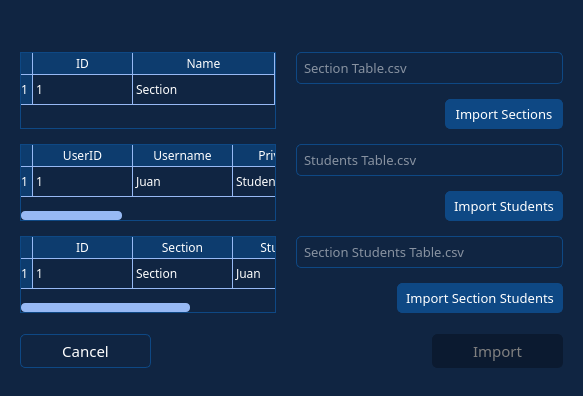
<?xml version="1.0" encoding="UTF-8"?>
<ui version="4.0">
 <class>Dialog</class>
 <widget class="QDialog" name="Dialog">
  <property name="geometry">
   <rect>
    <x>0</x>
    <y>0</y>
    <width>583</width>
    <height>396</height>
   </rect>
  </property>
  <property name="styleSheet">
   <string notr="true">QWidget{
	background: #102542;
	color: white; 
	font-family: Barlow
}

QLineEdit {
  	padding: 5px;
  	border: 1px solid #0e4884;
  	border-radius: 5px;
}

QPushButton {
  padding: 5px 8px;
  border: 1px solid #0e4884;
  background-color: #0e4884;
}

QPushButton::disabled {
  padding: 5px;
 color: gray;
  border: 1px solid #0B1A30;
  background-color: #0B1A30;
}

QLineEdit:focus,
QLineEdit:hover,
QPushButton:focus,
QPushButton:hover {
  border: 1px solid #256eff;
  outline: none;
}

QPushButton:pressed {
  background-color: #072f49;
}

QTableView{
	border: 1px solid #0e4884;
}

QHeaderView::section {
	background-color: #0d3c6e;
	border-top: 0px solid #97b9f4;
	border-bottom: 1px solid #97b9f4;
	border-right: 1px solid #97b9f4;
}

QTableView {
	gridline-color: #97b9f4;
}

QTableCornerButton::section{
	background-color: #0d3c6e;
    border-top: 0px solid #97b9f4;
    border-bottom: 1px solid #97b9f4;
    border-right: 1px solid #97b9f4;
}

QScrollBar:horizontal{
	height: 9px;
    border-radius: 5px;
}

QScrollBar:vertical{
	width: 9px;
    margin: 0;
    border-radius: 5px;
}

QScrollBar::handle:vertical{
	background-color: #97b9f4;    
    width: 18px;
    border-radius: 4px;
}

QScrollBar::handle:horizontal{
	background-color: #97b9f4;    
    min-width: 5px;
    border-radius: 4px;
}

QScrollBar::sub-line:horizontal,
QScrollBar::sub-line:vertical{
	height: 0;
    width: 0;
}

QScrollBar::add-line:horizontal,
QScrollBar::add-line:vertical{
	height: 0;
    width: 0;
}

QScrollBar::add-page:horizontal{
	background: #102542;
    border-top-right-radius: 4px;
    border-bottom-right-radius: 4px;
    margin-left: -3px;
}

QScrollBar::add-page:vertical{
	background: #102542;
    border-bottom-left-radius: 4px;
    border-bottom-right-radius: 4px;
    margin-top: -3px;
}

QScrollBar::sub-page:horizontal{
    background: #102542;
    border-bottom-left-radius: 4px;
	margin-right: -3px;
}

QScrollBar::sub-page:vertical{
    background: #102542;
	border-top-left-radius: 0;
	border-top-right-radius: 4px;
	margin-bottom: -3px;
}
</string>
  </property>
  <layout class="QVBoxLayout" name="verticalLayout_2">
   <property name="leftMargin">
    <number>0</number>
   </property>
   <property name="topMargin">
    <number>0</number>
   </property>
   <property name="rightMargin">
    <number>0</number>
   </property>
   <property name="bottomMargin">
    <number>0</number>
   </property>
   <item>
    <widget class="QWidget" name="title_bar" native="true">
     <property name="minimumSize">
      <size>
       <width>0</width>
       <height>30</height>
      </size>
     </property>
     <property name="maximumSize">
      <size>
       <width>16777215</width>
       <height>30</height>
      </size>
     </property>
     <property name="styleSheet">
      <string notr="true"/>
     </property>
     <layout class="QHBoxLayout" name="horizontalLayout_10">
      <property name="spacing">
       <number>0</number>
      </property>
      <property name="leftMargin">
       <number>0</number>
      </property>
      <property name="topMargin">
       <number>0</number>
      </property>
      <property name="rightMargin">
       <number>0</number>
      </property>
      <property name="bottomMargin">
       <number>0</number>
      </property>
     </layout>
    </widget>
   </item>
   <item>
    <widget class="QWidget" name="widget" native="true">
     <property name="cursor">
      <cursorShape>ArrowCursor</cursorShape>
     </property>
     <layout class="QVBoxLayout" name="verticalLayout" stretch="1,0">
      <property name="spacing">
       <number>20</number>
      </property>
      <property name="leftMargin">
       <number>20</number>
      </property>
      <property name="topMargin">
       <number>15</number>
      </property>
      <property name="rightMargin">
       <number>20</number>
      </property>
      <property name="bottomMargin">
       <number>25</number>
      </property>
      <item>
       <layout class="QGridLayout" name="gridLayout">
        <property name="horizontalSpacing">
         <number>20</number>
        </property>
        <property name="verticalSpacing">
         <number>15</number>
        </property>
        <item row="3" column="1" colspan="2">
         <spacer name="horizontalSpacer_2">
          <property name="orientation">
           <enum>Qt::Horizontal</enum>
          </property>
          <property name="sizeHint" stdset="0">
           <size>
            <width>78</width>
            <height>20</height>
           </size>
          </property>
         </spacer>
        </item>
        <item row="5" column="2" colspan="2">
         <widget class="QPushButton" name="btn_section_student">
          <property name="font">
           <font>
            <family>Barlow</family>
            <pointsize>10</pointsize>
           </font>
          </property>
          <property name="cursor">
           <cursorShape>PointingHandCursor</cursorShape>
          </property>
          <property name="styleSheet">
           <string notr="true">border-radius: 5px;</string>
          </property>
          <property name="text">
           <string>Import Section Students</string>
          </property>
         </widget>
        </item>
        <item row="5" column="1">
         <spacer name="horizontalSpacer_3">
          <property name="orientation">
           <enum>Qt::Horizontal</enum>
          </property>
          <property name="sizeHint" stdset="0">
           <size>
            <width>40</width>
            <height>20</height>
           </size>
          </property>
         </spacer>
        </item>
        <item row="2" column="1" colspan="3">
         <widget class="QLineEdit" name="txt_student">
          <property name="font">
           <font>
            <family>Barlow</family>
            <pointsize>10</pointsize>
           </font>
          </property>
          <property name="readOnly">
           <bool>true</bool>
          </property>
          <property name="placeholderText">
           <string>Students Table.csv</string>
          </property>
         </widget>
        </item>
        <item row="1" column="3">
         <widget class="QPushButton" name="btn_section">
          <property name="font">
           <font>
            <family>Barlow</family>
            <pointsize>10</pointsize>
           </font>
          </property>
          <property name="cursor">
           <cursorShape>PointingHandCursor</cursorShape>
          </property>
          <property name="styleSheet">
           <string notr="true">border-radius: 5px;</string>
          </property>
          <property name="text">
           <string>Import Sections</string>
          </property>
         </widget>
        </item>
        <item row="4" column="1" colspan="3">
         <widget class="QLineEdit" name="txt_section_student">
          <property name="font">
           <font>
            <family>Barlow</family>
            <pointsize>10</pointsize>
           </font>
          </property>
          <property name="readOnly">
           <bool>true</bool>
          </property>
          <property name="placeholderText">
           <string>Section Students Table.csv</string>
          </property>
         </widget>
        </item>
        <item row="0" column="1" colspan="3">
         <widget class="QLineEdit" name="txt_section">
          <property name="font">
           <font>
            <family>Barlow</family>
            <pointsize>10</pointsize>
           </font>
          </property>
          <property name="readOnly">
           <bool>true</bool>
          </property>
          <property name="placeholderText">
           <string>Section Table.csv</string>
          </property>
         </widget>
        </item>
        <item row="0" column="0" rowspan="2">
         <widget class="QTableWidget" name="tableWidget">
          <attribute name="horizontalHeaderStretchLastSection">
           <bool>true</bool>
          </attribute>
          <row>
           <property name="text">
            <string>1</string>
           </property>
          </row>
          <column>
           <property name="text">
            <string>ID</string>
           </property>
          </column>
          <column>
           <property name="text">
            <string>Name</string>
           </property>
          </column>
          <item row="0" column="0">
           <property name="text">
            <string>1</string>
           </property>
          </item>
          <item row="0" column="1">
           <property name="text">
            <string>Section</string>
           </property>
          </item>
         </widget>
        </item>
        <item row="2" column="0" rowspan="2">
         <widget class="QTableWidget" name="tableWidget_2">
          <attribute name="horizontalHeaderStretchLastSection">
           <bool>false</bool>
          </attribute>
          <row>
           <property name="text">
            <string>1</string>
           </property>
          </row>
          <column>
           <property name="text">
            <string>UserID</string>
           </property>
          </column>
          <column>
           <property name="text">
            <string>Username</string>
           </property>
          </column>
          <column>
           <property name="text">
            <string>Privilege</string>
           </property>
          </column>
          <column>
           <property name="text">
            <string>Salt</string>
           </property>
          </column>
          <column>
           <property name="text">
            <string>Hash</string>
           </property>
          </column>
          <item row="0" column="0">
           <property name="text">
            <string>1</string>
           </property>
          </item>
          <item row="0" column="1">
           <property name="text">
            <string>Juan</string>
           </property>
          </item>
          <item row="0" column="2">
           <property name="text">
            <string>Student</string>
           </property>
          </item>
          <item row="0" column="3">
           <property name="text">
            <string>$2b$14$CvyVRP55XtLdY/zYj6/ixu</string>
           </property>
          </item>
          <item row="0" column="4">
           <property name="text">
            <string>a4qNHklO8jfF6eRlrqCMBnQCb6dO/nW</string>
           </property>
          </item>
         </widget>
        </item>
        <item row="4" column="0" rowspan="2">
         <widget class="QTableWidget" name="tableWidget_3">
          <row>
           <property name="text">
            <string>1</string>
           </property>
          </row>
          <column>
           <property name="text">
            <string>ID</string>
           </property>
          </column>
          <column>
           <property name="text">
            <string>Section</string>
           </property>
          </column>
          <column>
           <property name="text">
            <string>Student</string>
           </property>
          </column>
          <item row="0" column="0">
           <property name="text">
            <string>1</string>
           </property>
          </item>
          <item row="0" column="1">
           <property name="text">
            <string>Section</string>
           </property>
          </item>
          <item row="0" column="2">
           <property name="text">
            <string>Juan</string>
           </property>
          </item>
         </widget>
        </item>
        <item row="1" column="1" colspan="2">
         <spacer name="horizontalSpacer">
          <property name="orientation">
           <enum>Qt::Horizontal</enum>
          </property>
          <property name="sizeHint" stdset="0">
           <size>
            <width>88</width>
            <height>20</height>
           </size>
          </property>
         </spacer>
        </item>
        <item row="3" column="3">
         <widget class="QPushButton" name="btn_student">
          <property name="font">
           <font>
            <family>Barlow</family>
            <pointsize>10</pointsize>
           </font>
          </property>
          <property name="cursor">
           <cursorShape>PointingHandCursor</cursorShape>
          </property>
          <property name="styleSheet">
           <string notr="true">border-radius: 5px;</string>
          </property>
          <property name="text">
           <string>Import Students</string>
          </property>
         </widget>
        </item>
       </layout>
      </item>
      <item>
       <layout class="QHBoxLayout" name="horizontalLayout" stretch="1,2,1">
        <item>
         <widget class="QPushButton" name="btn_cancel">
          <property name="font">
           <font>
            <family>Barlow</family>
            <pointsize>11</pointsize>
           </font>
          </property>
          <property name="cursor">
           <cursorShape>PointingHandCursor</cursorShape>
          </property>
          <property name="styleSheet">
           <string notr="true">border-radius: 5px;	background-color: none;</string>
          </property>
          <property name="text">
           <string>Cancel</string>
          </property>
         </widget>
        </item>
        <item>
         <spacer name="horizontalSpacer_4">
          <property name="orientation">
           <enum>Qt::Horizontal</enum>
          </property>
          <property name="sizeHint" stdset="0">
           <size>
            <width>40</width>
            <height>20</height>
           </size>
          </property>
         </spacer>
        </item>
        <item>
         <widget class="QPushButton" name="btn_import">
          <property name="enabled">
           <bool>false</bool>
          </property>
          <property name="font">
           <font>
            <family>Barlow</family>
            <pointsize>11</pointsize>
           </font>
          </property>
          <property name="cursor">
           <cursorShape>PointingHandCursor</cursorShape>
          </property>
          <property name="styleSheet">
           <string notr="true">border-radius: 5px;</string>
          </property>
          <property name="text">
           <string>Import</string>
          </property>
         </widget>
        </item>
       </layout>
      </item>
     </layout>
    </widget>
   </item>
  </layout>
 </widget>
 <resources/>
 <connections/>
</ui>
